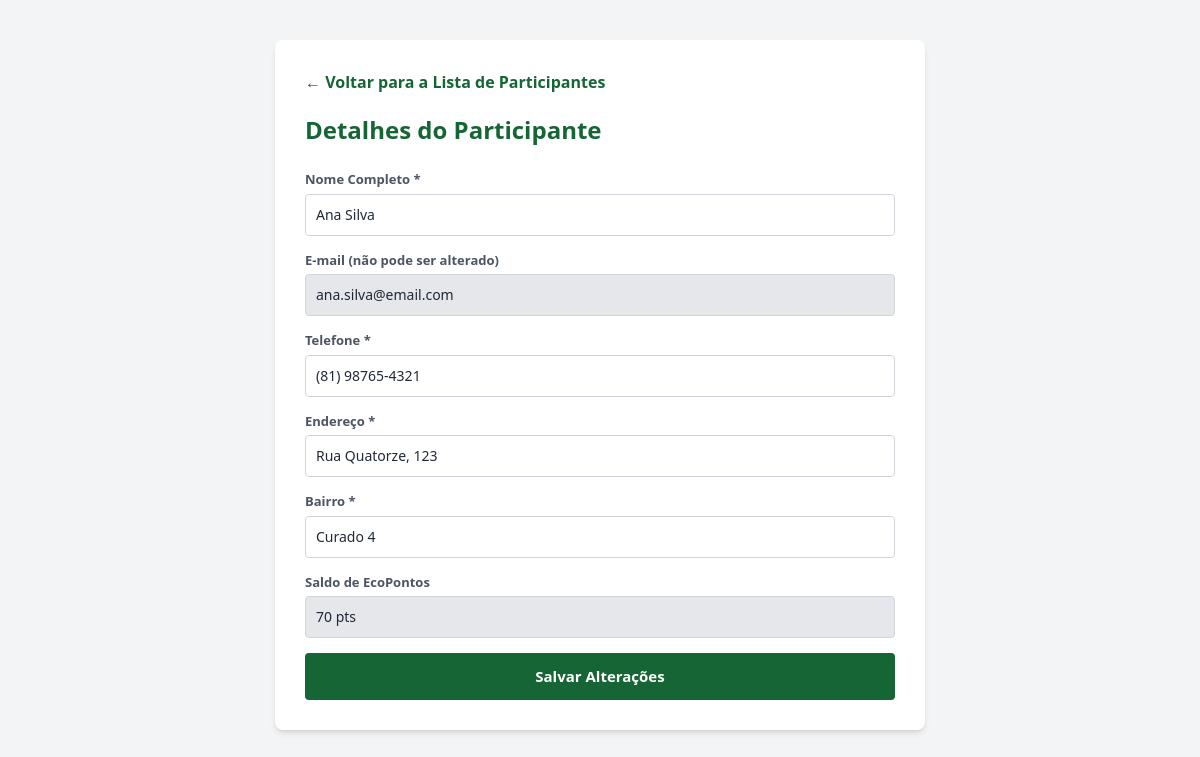
/CRUD_Participantes/editar.php?id=1 (signed in), run on the app's committed database.
### tables this page shows
CREATE TABLE participante (
    id INT AUTO_INCREMENT PRIMARY KEY,
    usuario_id INT NOT NULL UNIQUE,
    telefone VARCHAR(20) NOT NULL,
    endereco VARCHAR(150) NOT NULL,
    bairro VARCHAR(80) NOT NULL,
    saldo_ecopontos INT NOT NULL DEFAULT 0 CHECK (saldo_ecopontos >= 0),
    CONSTRAINT fk_participante_usuario FOREIGN KEY (usuario_id)
        REFERENCES usuario(id) ON DELETE CASCADE ON UPDATE CASCADE
);

CREATE TABLE usuario (
    id INT AUTO_INCREMENT PRIMARY KEY,
    nome VARCHAR(100) NOT NULL,
    email VARCHAR(120) NOT NULL UNIQUE,
    senha_hash VARCHAR(255) NOT NULL,
    perfil ENUM('PARTICIPANTE', 'ADMIN', 'COLETOR') NOT NULL DEFAULT 'PARTICIPANTE',
    criado_em DATETIME DEFAULT CURRENT_TIMESTAMP
);

### Models/Participante.php (called while the page is built, shortened)
<?php
class Participante
{
    private PDO $pdo;
    public function __construct(PDO $pdo)
    {
        $this->pdo = $pdo;
    }
    public function buscarPorId(int $id): ?array
    {
        $sql = "SELECT p.*, u.nome, u.email
                FROM participante p
                JOIN usuario u ON p.usuario_id = u.id
                WHERE p.id = :id";
        $stmt = $this->pdo->prepare($sql);
        $stmt->execute([':id' => $id]);
        return $stmt->fetch(PDO::FETCH_ASSOC) ?: null;
    }
}

### CRUD_Participantes/editar.php (the view, shortened to what this page needs)
<?php
require_once __DIR__ . '/../Config/database.php';
require_once __DIR__ . '/../Models/Participante.php';
$participanteModel = new Participante($pdo);
$id = (int)($_GET['id'] ?? 0);
$participante = $participanteModel->buscarPorId($id);
?>
<!DOCTYPE html>
<html lang="pt-BR">
<head>
    <script src="https://cdn.tailwindcss.com"></script>
</head>
<body class="min-h-screen bg-gray-100 p-5 font-sans text-gray-800">
<div class="mx-auto my-5 max-w-[650px] rounded-lg bg-white p-6 shadow-md sm:p-[30px]">
    <a href="listar.php" class="mb-5 inline-block font-bold text-green-800 no-underline hover:text-green-900">&larr; Voltar para a Lista de Participantes</a>
    <h2 class="mb-6 mt-0 text-2xl font-bold text-green-800">Detalhes do Participante</h2>
    <form method="POST" action="editar.php?id=<?= $id ?>">
        <div class="mb-[15px] flex flex-col">
            <label for="nome" class="mb-1 text-[13px] font-bold text-gray-600">Nome Completo *</label>
            <input type="text" id="nome" name="nome" value="<?= htmlspecialchars($participante['nome']) ?>" required class="rounded border border-gray-300 p-[10px] text-sm focus:border-green-700 focus:outline-none focus:ring-1 focus:ring-green-700">
        </div>
        <div class="mb-[15px] flex flex-col">
            <label class="mb-1 text-[13px] font-bold text-gray-600">E-mail (não pode ser alterado)</label>
            <input type="email" value="<?= htmlspecialchars($participante['email']) ?>" disabled class="cursor-not-allowed rounded border border-gray-300 bg-gray-200 p-[10px] text-sm">
        </div>
        <div class="mb-[15px] flex flex-col">
            <label for="telefone" class="mb-1 text-[13px] font-bold text-gray-600">Telefone *</label>
            <input type="text" id="telefone" name="telefone" value="<?= htmlspecialchars($participante['telefone']) ?>" required class="rounded border border-gray-300 p-[10px] text-sm focus:border-green-700 focus:outline-none focus:ring-1 focus:ring-green-700">
        </div>
        <div class="mb-[15px] flex flex-col">
            <label for="endereco" class="mb-1 text-[13px] font-bold text-gray-600">Endereço *</label>
            <input type="text" id="endereco" name="endereco" value="<?= htmlspecialchars($participante['endereco']) ?>" required class="rounded border border-gray-300 p-[10px] text-sm focus:border-green-700 focus:outline-none focus:ring-1 focus:ring-green-700">
        </div>
        <div class="mb-[15px] flex flex-col">
            <label for="bairro" class="mb-1 text-[13px] font-bold text-gray-600">Bairro *</label>
            <input type="text" id="bairro" name="bairro" value="<?= htmlspecialchars($participante['bairro']) ?>" required class="rounded border border-gray-300 p-[10px] text-sm focus:border-green-700 focus:outline-none focus:ring-1 focus:ring-green-700">
        </div>
        <div class="mb-[15px] flex flex-col">
            <label class="mb-1 text-[13px] font-bold text-gray-600">Saldo de EcoPontos</label>
            <input type="text" value="<?= (int)$participante['saldo_ecopontos'] ?> pts" disabled class="cursor-not-allowed rounded border border-gray-300 bg-gray-200 p-[10px] text-sm">
        </div>
        <button type="submit" class="w-full rounded bg-green-800 p-3 text-[15px] font-bold text-white hover:bg-green-900">Salvar Alterações</button>
    </form>
</div>
</body>
</html>

### data on the page
participante: nome "Ana Silva", usuario.email "ana.silva@email.com", telefone "(81) 98765-4321", endereco "Rua Quatorze, 123", bairro "Curado 4", saldo_ecopontos "70 pts"
